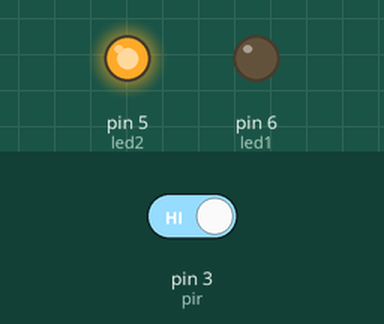
Bench run of a sketch on a simulated Arduino Uno, built with avr-gcc and run on an emulated ATmega328P. On the bench: output pins drawn as LEDs (lit = HIGH). Inputs (shaded band) come from the test bench; at power-on: pin 3 (pir) HIGH.

Above: at 1.2 s.
1.3 s: pin 3 (pir) driven LOW
At 2.3 s:
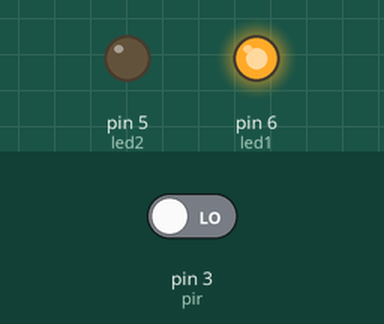
2.8 s: pin 3 (pir) driven HIGH
At 3.5 s:
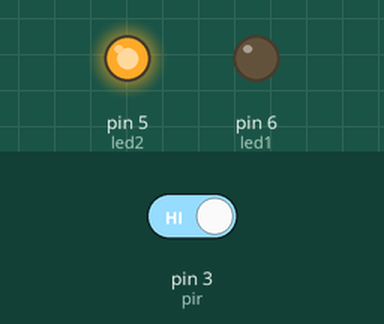
Timing chart, 0 to 5.8 s (numbered marks = the images above; inputs shaded):
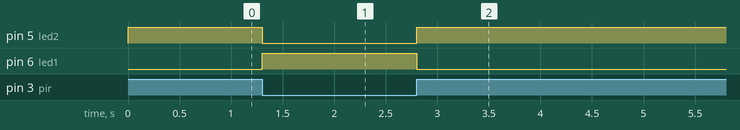

The sketch:

project-8.ino
```cpp
/*
  [Circuit] - v3: https://www.tinkercad.com/things/kdYYtmwI9pt?sharecode=-NpQ_uYLzydNcweA2drNWgzpMbDqP7yp8DO_LPqCvBs
*/

// v3 - PIR Sensor
int led1 = 6;
int led2 = 5;
int pir = 3;
int trigger;

void setup() {
  pinMode(led1, OUTPUT);
  pinMode(led2, OUTPUT);
  pinMode(pir, INPUT);
}

void loop() {
  trigger = digitalRead(pir);
  if (trigger == LOW) {
    digitalWrite(led1, HIGH); digitalWrite(led2, LOW);
  }
  else {
    digitalWrite(led1, LOW); digitalWrite(led2, HIGH);
  }
}


/* v2 - Distance Alarm Prototype
#include <Ultrasonic.h>

Ultrasonic ultrasonic(8,7);
const int buzzer = 13;
int led = 9;
long distance;

void setup() {
  pinMode(buzzer, OUTPUT);
  pinMode(led, OUTPUT);
  Serial.begin(9600);
}

void loop() {
  distance = ultrasonic.read(CM);
  Serial.print(distance);
  Serial.println("cm");
  delay(100);
  if (distance <= 20) {
    tone (buzzer, distance, 100);
    digitalWrite(led, HIGH); delay(100); digitalWrite(led, LOW);
  }
  else if (distance <= 80) {
    tone (buzzer, distance, 100);
    digitalWrite(led, HIGH); delay(600); digitalWrite(led, LOW);
  }
}
*/


/* v1 - HC-SR04 Sensor
#include <Ultrasonic.h>

Ultrasonic ultrasonic(8,7);
long distance;

void setup() {
  Serial.begin(9600);
}

void loop() {
  distance = ultrasonic.read(CM);
  Serial.print(distance);
  Serial.println("cm");
  delay(100);
}
*/
```

Measured:
- after the input at 1.3 s, pin 5 (led2): HIGH → LOW at once; pin 6 (led1): LOW → HIGH at once
- after the input at 2.8 s, pin 5 (led2): LOW → HIGH at once; pin 6 (led1): HIGH → LOW at once
